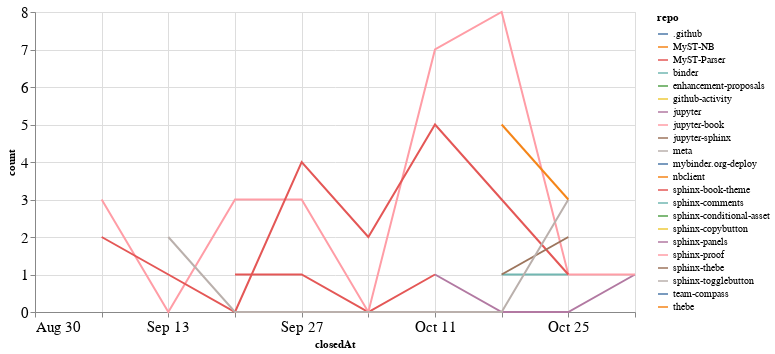

Notebook source saved alongside this figure:
### Code cell
closed_by_time = closed_by.groupby('repo').resample('W', on='closedAt').count()['author'].reset_index()
closed_by_time = closed_by_time.rename(columns={'author': 'count'})

alt.Chart(closed_by_time, width=600).mark_line().encode(
    x='closedAt',
    y='count',
    color='repo',
    tooltip="repo"
)

### Figure 1 — Vega-Lite specification as saved in the notebook (floating-point values rounded to 4 significant figures)
{"config": {"axisLeft": {"labelFontSize": 15}, "axisBottom": {"labelFontSize": 15}}, "data": {"name": "data-11e2d3613486a1c976d92e8119d2af01"}, "mark": "line", "encoding": {"color": {"type": "nominal", "field": "repo"}, "tooltip": {"type": "nominal", "field": "repo"}, "x": {"type": "temporal", "field": "closedAt"}, "y": {"type": "quantitative", "field": "count"}}, "width": 600, "$schema": "https://vega.github.io/schema/vega-lite/v4.8.1.json", "datasets": {"data-11e2d3613486a1c976d92e8119d2af01": [{"repo": ".github", "closedAt": "2020-08-30T00:00:00", "count": 1}, {"repo": "MyST-NB", "closedAt": "2020-09-06T00:00:00", "count": 1}, {"repo": "MyST-Parser", "closedAt": "2020-09-20T00:00:00", "count": 1}, {"repo": "MyST-Parser", "closedAt": "2020-09-27T00:00:00", "count": 1}, {"repo": "MyST-Parser", "closedAt": "2020-10-04T00:00:00", "count": 0}, {"repo": "MyST-Parser", "closedAt": "2020-10-11T00:00:00", "count": 1}, {"repo": "binder", "closedAt": "2020-10-18T00:00:00", "count": 1}, {"repo": "binder", "closedAt": "2020-10-25T00:00:00", "count": 1}, {"repo": "enhancement-proposals", "closedAt": "2020-08-30T00:00:00", "count": 1}, {"repo": "github-activity", "closedAt": "2020-10-11T00:00:00", "count": 1}, {"repo": "jupyter", "closedAt": "2020-10-11T00:00:00", "count": 1}, {"repo": "jupyter", "closedAt": "2020-10-18T00:00:00", "count": 0}, {"repo": "jupyter", "closedAt": "2020-10-25T00:00:00", "count": 0}, {"repo": "jupyter", "closedAt": "2020-11-01T00:00:00", "count": 1}, {"repo": "jupyter-book", "closedAt": "2020-09-06T00:00:00", "count": 3}, {"repo": "jupyter-book", "closedAt": "2020-09-13T00:00:00", "count": 0}, {"repo": "jupyter-book", "closedAt": "2020-09-20T00:00:00", "count": 3}, {"repo": "jupyter-book", "closedAt": "2020-09-27T00:00:00", "count": 3}, {"repo": "jupyter-book", "closedAt": "2020-10-04T00:00:00", "count": 0}, {"repo": "jupyter-book", "closedAt": "2020-10-11T00:00:00", "count": 7}, {"repo": "jupyter-book", "closedAt": "2020-10-18T00:00:00", "count": 8}, {"repo": "jupyter-book", "closedAt": "2020-10-25T00:00:00", "count": 1}, {"repo": "jupyter-book", "closedAt": "2020-11-01T00:00:00", "count": 1}, {"repo": "jupyter-sphinx", "closedAt": "2020-09-27T00:00:00", "count": 1}, {"repo": "meta", "closedAt": "2020-09-13T00:00:00", "count": 2}, {"repo": "mybinder.org-deploy", "closedAt": "2020-10-18T00:00:00", "count": 1}, {"repo": "nbclient", "closedAt": "2020-09-13T00:00:00", "count": 1}, {"repo": "sphinx-book-theme", "closedAt": "2020-09-06T00:00:00", "count": 2}, {"repo": "sphinx-book-theme", "closedAt": "2020-09-13T00:00:00", "count": 1}, {"repo": "sphinx-book-theme", "closedAt": "2020-09-20T00:00:00", "count": 0}, {"repo": "sphinx-book-theme", "closedAt": "2020-09-27T00:00:00", "count": 4}, {"repo": "sphinx-book-theme", "closedAt": "2020-10-04T00:00:00", "count": 2}, {"repo": "sphinx-book-theme", "closedAt": "2020-10-11T00:00:00", "count": 5}, {"repo": "sphinx-book-theme", "closedAt": "2020-10-18T00:00:00", "count": 3}, {"repo": "sphinx-book-theme", "closedAt": "2020-10-25T00:00:00", "count": 1}, {"repo": "sphinx-comments", "closedAt": "2020-09-27T00:00:00", "count": 1}, {"repo": "sphinx-conditional-asset", "closedAt": "2020-10-25T00:00:00", "count": 2}, {"repo": "sphinx-copybutton", "closedAt": "2020-09-27T00:00:00", "count": 1}, {"repo": "sphinx-panels", "closedAt": "2020-10-18T00:00:00", "count": 1}, {"repo": "sphinx-proof", "closedAt": "2020-09-27T00:00:00", "count": 1}, {"repo": "sphinx-thebe", "closedAt": "2020-10-18T00:00:00", "count": 1}, {"repo": "sphinx-thebe", "closedAt": "2020-10-25T00:00:00", "count": 2}, {"repo": "sphinx-togglebutton", "closedAt": "2020-09-13T00:00:00", "count": 2}, {"repo": "sphinx-togglebutton", "closedAt": "2020-09-20T00:00:00", "count": 0}, {"repo": "sphinx-togglebutton", "closedAt": "2020-09-27T00:00:00", "count": 0}, {"repo": "sphinx-togglebutton", "closedAt": "2020-10-04T00:00:00", "count": 0}, {"repo": "sphinx-togglebutton", "closedAt": "2020-10-11T00:00:00", "count": 0}, {"repo": "sphinx-togglebutton", "closedAt": "2020-10-18T00:00:00", "count": 0}, {"repo": "sphinx-togglebutton", "closedAt": "2020-10-25T00:00:00", "count": 3}, {"repo": "team-compass", "closedAt": "2020-10-11T00:00:00", "count": 1}, {"repo": "thebe", "closedAt": "2020-10-18T00:00:00", "count": 5}, {"repo": "thebe", "closedAt": "2020-10-25T00:00:00", "count": 3}]}}
